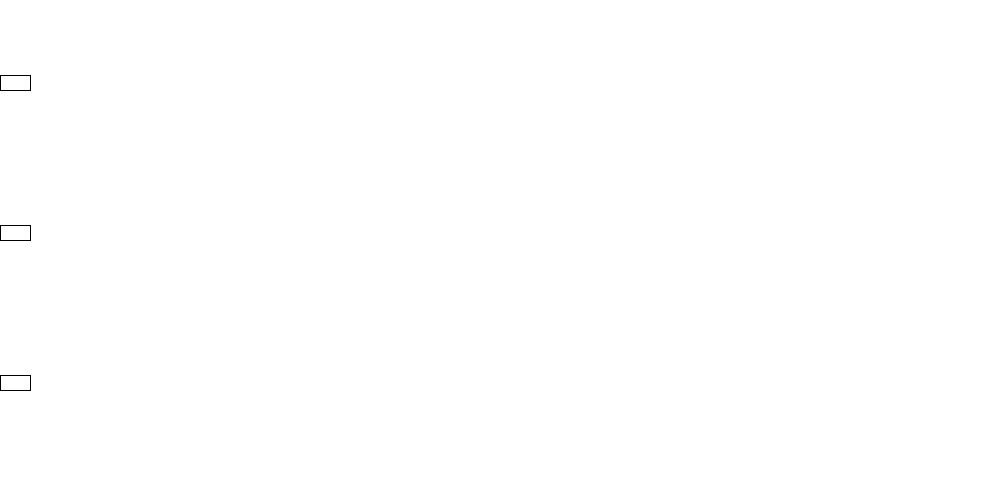
Frame 1 (no input)
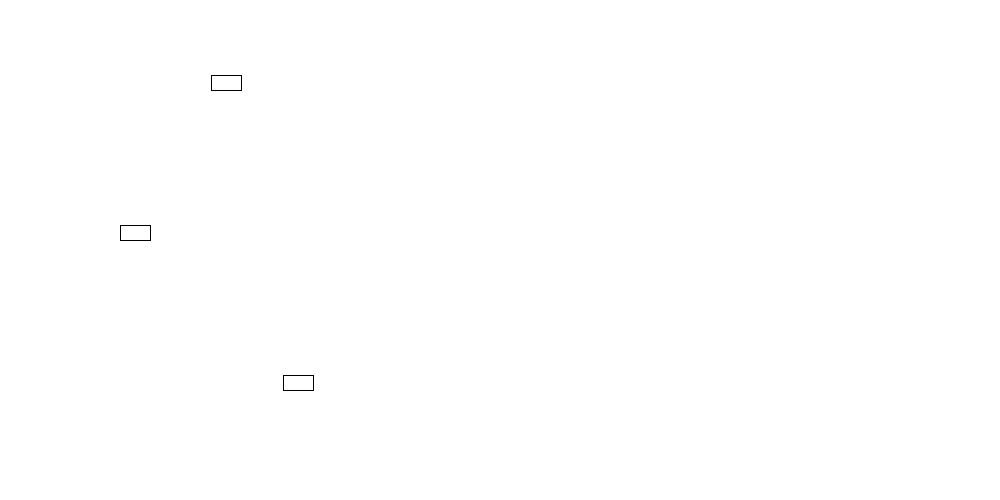
Frame 60 (the mouse pressed at the canvas centre just before this capture)
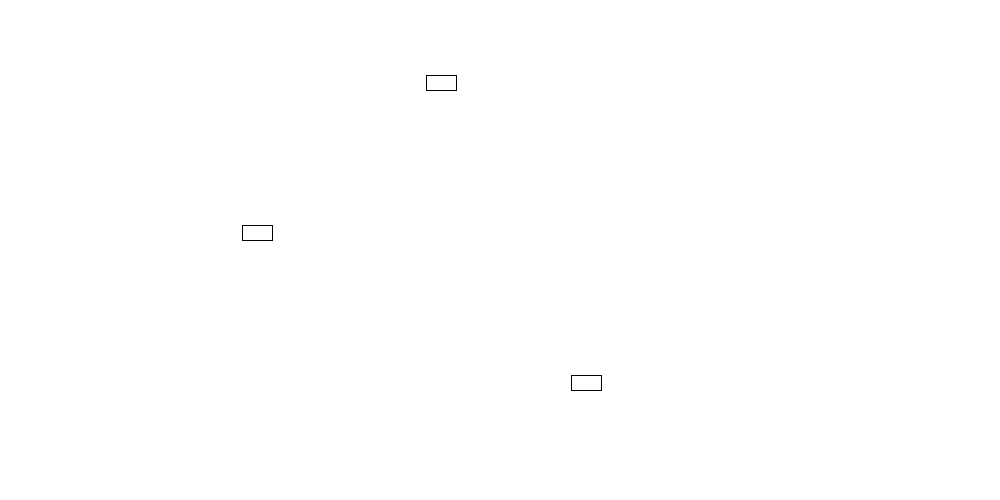
Frame 120 (the mouse held since frame 60 and released just before this capture)

The Processing sketch that drew these frames (run headless with seeded random() and noise(); from frame 60 on, the mouse is pressed at the canvas centre):

// Processing sketch: processing_115775
// ── processing_115775.pde

Car myCar1;
Car myCar2;
Car myCar3;
float xpos1 = 0;
float xpos2 = 0;
float xpos3 = 0;
float r1 = 255;
float g1 = 255;
float b1 = 255;
float r2 = 255;
float g2 = 255;
float b2 = 255;
float r3 = 255;
float g3 = 255;
float b3 = 255;
float movement1 = random(1,5);
float movement2 = random(1,5);
float movement3 = random(1,5);

void setup(){
  size(1000,500);
  frameRate(105);
}

void draw(){
  background(255);
  myCar1 = new Car(r1,g1,b1,xpos1,75,30,15,movement1);
  myCar2 = new Car(r2,g2,b2,xpos2,225,30,15,movement2);
  myCar3 = new Car(r3,g3,b3,xpos3,375,30,15,movement3);
  myCar1.move();
  myCar2.move();
  myCar3.move();
  println(movement1);
  xpos1 = xpos1 + movement1;
  xpos2 = xpos2 + movement2;
  xpos3 = xpos3 + movement3;
  if(xpos1 + 30 > width || xpos2 + 30 > width || xpos3 + 30 > width){
    movement1 = -movement1;
    movement2 = -movement2;
    movement3 = -movement3;
  }
  if(xpos1 < 0 || xpos2 < 0 || xpos3 < 0){
    movement1 = -movement1;
    movement2 = -movement2;
    movement3 = -movement3;
  }
  if(xpos1 + 30 > width){
    r1 = random(255);
    g1 = random(255);
    b1 = random(255);
    movement1 = movement1 - .15;
    movement2 = movement2 - .25;
    movement3 = movement3 - .25;
  }
  if(xpos1 < 0){
    r1 = random(255);
    g1 = random(255);
    b1 = random(255);
    movement1 = movement1 + .15;
    movement2 = movement2 + .25;
    movement3 = movement3 + .25;
  }
    if(xpos2 + 30 > width){
    r2 = random(255);
    g2 = random(255);
    b2 = random(255);
    movement1 = movement1 - .25;
    movement2 = movement2 - .15;
    movement3 = movement3 - .25;
  }
  if(xpos2 < 0){
    r2 = random(255);
    g2 = random(255);
    b2 = random(255);
    movement1 = movement1 + .25;
    movement2 = movement2 + .15;
    movement3 = movement3 + .25;
  }
    if(xpos3 + 30 > width){
    r3 = random(255);
    g3 = random(255);
    b3 = random(255);
    movement1 = movement1 - .25;
    movement2 = movement2 - .25;
    movement3 = movement3 - .15;
  }
  if(xpos3 < 0){
    r3 = random(255);
    g3 = random(255);
    b3 = random(255);
    movement1 = movement1 + .25;
    movement2 = movement2 + .25;
    movement3 = movement3 + .15;
  }
}


class Car { // Even though there are multiple objects, we still only need one class. No matter how many cookies we make, only one cookie cutter is needed.Isnâ€™t object-oriented programming swell?
  float r;
  float g;
  float b;
  float xpos;
  float ypos;
  float rectW;
  float rectH;
  float xspeed;

  Car(float tempR, float tempG, float tempB, float tempXpos, float tempYpos, float tempRectW, float tempRectH, float tempXspeed) { // The Constructor is defined with arguments.
    r = tempR;
    g = tempG;
    b = tempB;
    xpos = tempXpos;
    ypos = tempYpos;
    rectW = tempRectW;
    rectH = tempRectH;
    xspeed = tempXspeed;
  }

  void move() {
    fill(r,g,b);
    rect(xpos,ypos,rectW,rectH);
    xpos = xpos + xspeed;
    if(xpos + 30 > width || xpos < 0){
      xspeed = -xspeed;
   // }
   // void backwards() {
     // fill(r,g,b);
      //rect(xpos,ypos,rectW,rectH);
      //xpos = xpos - xspeed;
    }
  }
}
